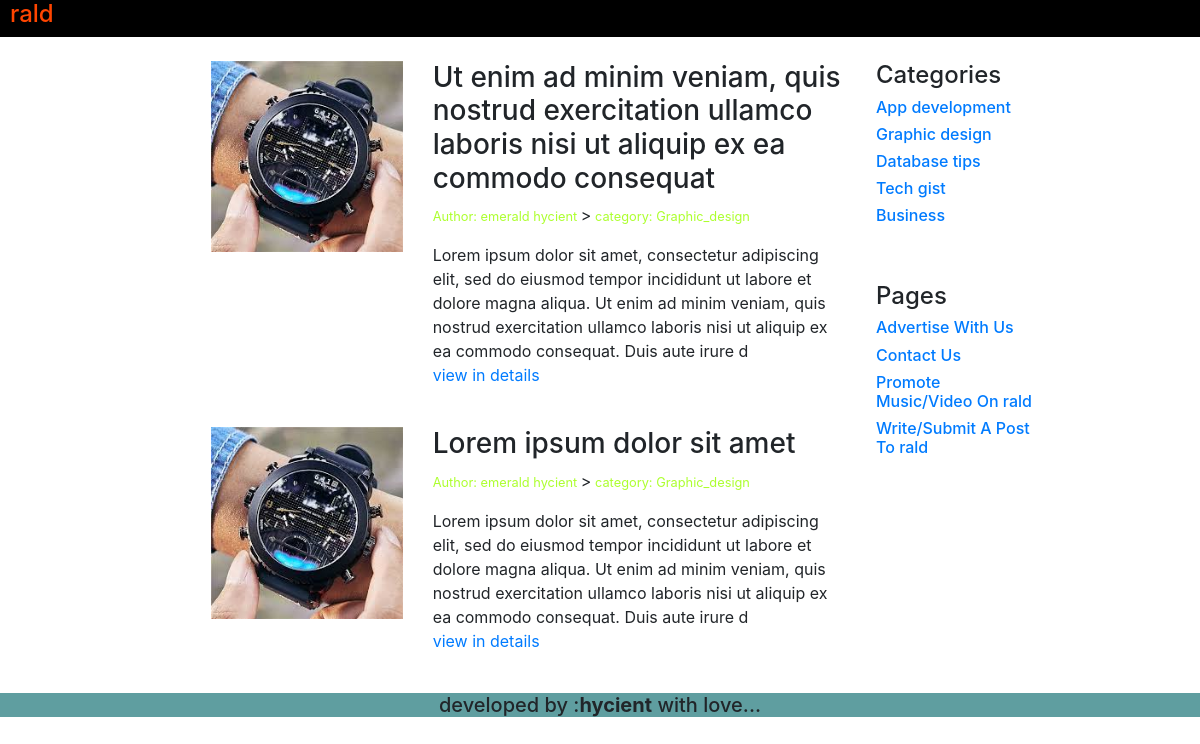
Screenshot of /catview.php?cat=Graphic_design with the database file from the repository.
### tables this page shows
CREATE TABLE `blog` (
  `id` int(11) NOT NULL,
  `title` varchar(255) NOT NULL,
  `textz` varchar(255) NOT NULL,
  `photo` varchar(255) NOT NULL,
  `date` datetime NOT NULL DEFAULT current_timestamp(),
  `cat` varchar(255) NOT NULL,
  `userid` varchar(255) NOT NULL
);

### catview.php (the view, shortened to what this page needs)
<!DOCTYPE html>
<html lang="en">
<head>
    <link rel="stylesheet" type="text/css" href="./bootstrap/bootstrap.min.css">
</head>
<body>
    <header>
        <nav class="nav">
            <div id="brand">
                <h4>rald</h4>
            </div>
        </nav>
    </header><br>
    <div class="container">
        <div class="row">
            <DIV class="col-md-2"></DIV>
            <div class="col-md-7">
                <?php
if(isset($_GET['cat'])){
   $cat = $_GET['cat'];
    $con = mysqli_connect("localhost","root","","blog") or die(mysqli_error($con));
 $sql = " SELECT * FROM blog WHERE cat='$cat' ORDER BY id DESC";
 $query = mysqli_query($con,$sql);
 if ($query) {
 while($row = mysqli_fetch_object($query)){
  $post  = "
  <div class='row'>
  <div class='col-md-4 '>
    <img src='./blogphoto/{$row->photo}'>
</div>
<div class='col-md-8  main'>
       <h3>$row->title </h3>
       <p><small> Author: emerald hycient </small>><small> category: $row->cat</small></p>
       <p id='desc'>$row->textz<br>
           <a href='mainview.php?id=$row->id'>view in details</a>
       </p>
  </div>
</div>
<br>
  ";
  echo  $post;
 }
} else {
}
}
?>
            </div>
            <div class="col-md-2 ">
                <h4> Categories</h4>
                <h6><a href="catview.php?cat=App_development"> App development</a> </h6>
                <h6>
                    <a href="catview.php?cat=Graphic_design ">Graphic design </a>
                </h6>
                <h6>
                    <a href=" catview.php?cat=Database_tips">Database tips </a>
                </h6>
                <h6>
                    <a href="catview.php?cat=Tech_gist ">Tech gist </a>
                </h6>
                <h6>
                    <a href="catview.php?cat=Business "> Business</a>
                </h6><br><br>
                <h4> Pages</h4>
                <h6><a href=" "> Advertise With Us </a></h6>
                <h6><a href=" ">Contact Us </a> </h6>
                <h6> <a href=" ">Promote Music/Video On rald </a></h6>
                <h6><a href=" ">Write/Submit A Post To rald </a> </h6>
            </div>
        </div>
    </div>
<footer class="inverse">
    <h5>developed by :<b>hycient</b> with love...</h5>
</footer>
</body>
</html>

### catview.php (style rules this page uses)
* { padding: 0; margin: 0; }
body { background-color: background-color: dimgray; }
.container { margin-left: 6px; margin-right: 6px; }
nav { background-color: black; }
#brand { color: orangered; ; font-size: 20px; font-weight: bolder; padding-left: 10px; }
@media only screen and (min-width:495px) { img { margin: 0px; width: 100%; height: ; } }
small { color: greenyellow; }
.inverse { background-color: cadetblue; text-align: center; }

### rows the page displays
blog: photo (picture), title "Ut enim ad minim veniam, quis nostrud exercitation ullamco laboris nisi ut aliquip ex ea commodo consequat", cat "Graphic_design", textz "Lorem ipsum dolor sit amet, consectetur adipiscing elit, sed do eiusmod tempor incididunt ut labore et dolore magna aliqua. Ut enim ad minim veniam, quis nostrud exercitation ullamco laboris nisi ut aliquip ex ea commodo consequat. Duis aute irure d"
blog: photo (picture), title "Lorem ipsum dolor sit amet", cat "Graphic_design", textz "Lorem ipsum dolor sit amet, consectetur adipiscing elit, sed do eiusmod tempor incididunt ut labore et dolore magna aliqua. Ut enim ad minim veniam, quis nostrud exercitation ullamco laboris nisi ut aliquip ex ea commodo consequat. Duis aute irure d"
